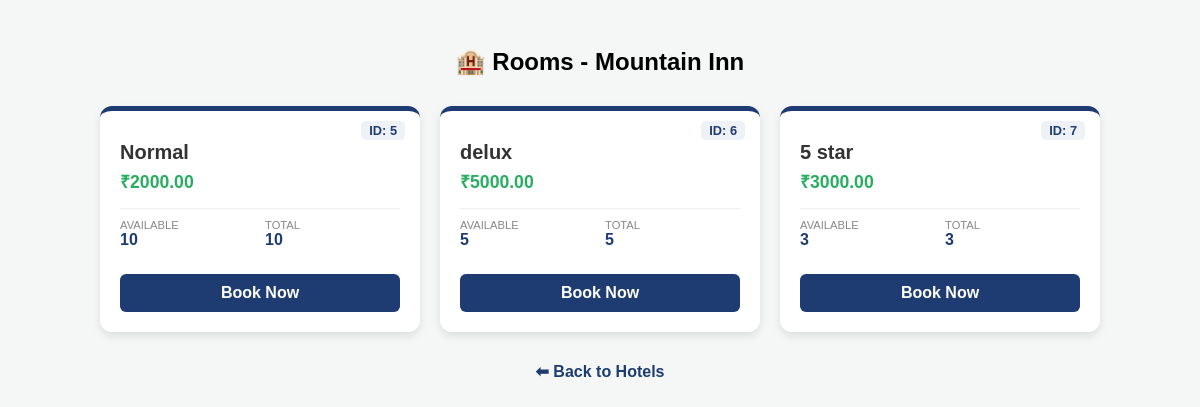
Page /hotel/3/rooms/ on the committed database.
### veeduapp/models.py (models this page shows, shortened)
class Hotel(models.Model):
    name=models.CharField(max_length=100)
    city=models.CharField(max_length=100)
    hotel_type = models.CharField(max_length=100)
    password = models.CharField(max_length=128,default=0)

class Room(models.Model):
     ROOM_CHOICES = (
        ('Normal', 'Normal'),
        ('2 star', '2 star'),
        ('5 star', '5 star'),
        ('delux', 'delux'),
    )
     hotel =models.ForeignKey(Hotel,on_delete=models.CASCADE,related_name='rooms')
     room_type = models.CharField(max_length=100, choices=ROOM_CHOICES , default='Normal')
     price = models.DecimalField(max_digits=10,decimal_places=2)
     total_rooms=models.IntegerField(default=0)
     available_rooms=models.IntegerField(default=0)
     is_available = models.BooleanField(default=True)

### veeduapp/views.py (the view)
# urls.py: path('hotel/<int:pk>/rooms/', hotel_rooms_view, name='hotel_rooms'),
def hotel_rooms_view(request, pk):
    hotel = get_object_or_404(Hotel, pk=pk)
    rooms = hotel.rooms.all()
    return render(request, 'hotel_rooms.html', {
        'hotel': hotel,
        'rooms': rooms
    })

### templates/hotel_rooms.html (shortened to what this page needs)
<!DOCTYPE html>
<html>
<head>
</head>
<body>
<h2 style="text-align:center;">🏨 Rooms - {{ hotel.name }}</h2>
<div class="room-container">
    {% for room in rooms %}
    <div class="room-card">
        <div>
            <span class="room-id">ID: {{ room.id }}</span>
            <div class="room-type">{{ room.room_type }}</div>
            <div class="price-tag">₹{{ room.price }}</div>
            <div class="stats-grid">
                <div class="stat-box">
                    <span class="label">Available</span>
                    <span class="value">{{ room.available_rooms }}</span>
                </div>
                <div class="stat-box">
                    <span class="label">Total</span>
                    <span class="value">{{ room.total_rooms }}</span>
                </div>
            </div>
        </div>
     <a href="{% url 'process_booking' room.id %}" class="book-btn">Book Now</a>
    </div>
    {% empty %}
    <p style="text-align:center; width: 100%;">No Rooms Available</p>
    {% endfor %}
</div>
<div style="text-align:center; margin-top: 20px;">
    <a href="{% url 'hotel_list' %}" style="color: #1e3c72; text-decoration: none; font-weight: bold;">⬅ Back to Hotels</a>
</div>
</body>
</html>

### templates/hotel_rooms.html (style rules this page uses)
body { font-family: 'Arial', sans-serif; background-color: #f4f7f6; padding: 20px; }
.room-container { display: grid; grid-template-columns: repeat(auto-fill, minmax(250px, 1fr)); gap: 20px; max-width: 1000px; margin: 30px auto; }
.room-card { position: relative; background: white; border-radius: 12px; border-top: 5px solid #1e3c72; box-shadow: 0 4px 8px rgba(0,0,0,0.1); padding: 20px; display: flex; flex-direction: column; justify-content: space-between; }
.room-id { position: absolute; top: 10px; right: 15px; font-size: 0.8rem; color: #1e3c72; background: #eef2f7; padding: 2px 8px; border-radius: 5px; font-weight: bold; }
.room-type { font-size: 1.25rem; color: #333; margin: 10px 0 5px 0; font-weight: bold; }
.price-tag { color: #27ae60; font-size: 1.1rem; font-weight: bold; margin-bottom: 15px; }
.stats-grid { display: grid; grid-template-columns: 1fr 1fr; border-top: 1px solid #eee; padding: 10px 0; gap: 10px; margin-bottom: 15px; }
.stat-box { display: flex; flex-direction: column; }
.label { font-size: 0.7rem; color: #888; text-transform: uppercase; }
.value { font-weight: bold; color: #1e3c72; }
.book-btn { background-color: #1e3c72; color: white; text-align: center; padding: 10px; text-decoration: none; border-radius: 6px; font-weight: bold; transition: background 0.3s; }

### rows in the picture
Hotel: name "Mountain Inn"
Room: id "5", room_type "Normal", price "2000.00", available_rooms "10", total_rooms "10"
Room: id "6", room_type "delux", price "5000.00", available_rooms "5", total_rooms "5"
Room: id "7", room_type "5 star", price "3000.00", available_rooms "3", total_rooms "3"
